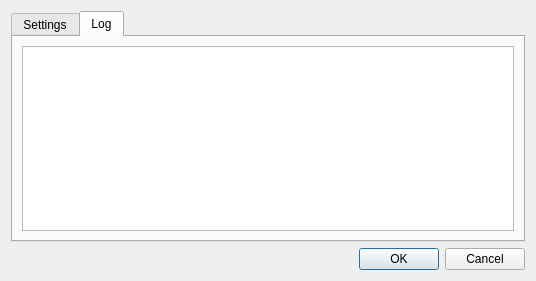
<?xml version="1.0" encoding="UTF-8"?>
<ui version="4.0">
 <class>OpenNICSettings</class>
 <widget class="QDialog" name="OpenNICSettings">
  <property name="geometry">
   <rect>
    <x>0</x>
    <y>0</y>
    <width>536</width>
    <height>281</height>
   </rect>
  </property>
  <property name="windowTitle">
   <string>OpenNIC Settings</string>
  </property>
  <property name="windowIcon">
   <iconset resource="opennic.qrc">
    <normaloff>:/images/opennic.png</normaloff>:/images/opennic.png</iconset>
  </property>
  <layout class="QGridLayout" name="gridLayout">
   <item row="0" column="0">
    <widget class="QTabWidget" name="tabs">
     <property name="currentIndex">
      <number>1</number>
     </property>
     <widget class="QWidget" name="tab">
      <attribute name="title">
       <string>Settings</string>
      </attribute>
      <widget class="QFrame" name="frame">
       <property name="geometry">
        <rect>
         <x>10</x>
         <y>10</y>
         <width>489</width>
         <height>192</height>
        </rect>
       </property>
       <property name="frameShape">
        <enum>QFrame::StyledPanel</enum>
       </property>
       <property name="frameShadow">
        <enum>QFrame::Raised</enum>
       </property>
       <widget class="QLabel" name="label">
        <property name="geometry">
         <rect>
          <x>230</x>
          <y>10</y>
          <width>51</width>
          <height>20</height>
         </rect>
        </property>
        <property name="text">
         <string>&lt;!DOCTYPE HTML PUBLIC &quot;-//W3C//DTD HTML 4.0//EN&quot; &quot;http://www.w3.org/TR/REC-html40/strict.dtd&quot;&gt;
&lt;html&gt;&lt;head&gt;&lt;meta name=&quot;qrichtext&quot; content=&quot;1&quot; /&gt;&lt;style type=&quot;text/css&quot;&gt;
p, li { white-space: pre-wrap; }
&lt;/style&gt;&lt;/head&gt;&lt;body style=&quot; font-family:'MS Shell Dlg 2'; font-size:8.25pt; font-weight:400; font-style:normal;&quot;&gt;
&lt;p align=&quot;right&quot; style=&quot; margin-top:0px; margin-bottom:0px; margin-left:0px; margin-right:0px; -qt-block-indent:0; text-indent:0px;&quot;&gt;&lt;span style=&quot; font-size:8pt;&quot;&gt;T1 List:&lt;/span&gt;&lt;/p&gt;&lt;/body&gt;&lt;/html&gt;</string>
        </property>
       </widget>
       <widget class="QSpinBox" name="resolverCount">
        <property name="geometry">
         <rect>
          <x>70</x>
          <y>120</y>
          <width>71</width>
          <height>22</height>
         </rect>
        </property>
        <property name="minimum">
         <number>1</number>
        </property>
        <property name="maximum">
         <number>10</number>
        </property>
        <property name="value">
         <number>3</number>
        </property>
       </widget>
       <widget class="QLabel" name="label_2">
        <property name="geometry">
         <rect>
          <x>-10</x>
          <y>120</y>
          <width>81</width>
          <height>20</height>
         </rect>
        </property>
        <property name="text">
         <string>&lt;!DOCTYPE HTML PUBLIC &quot;-//W3C//DTD HTML 4.0//EN&quot; &quot;http://www.w3.org/TR/REC-html40/strict.dtd&quot;&gt;
&lt;html&gt;&lt;head&gt;&lt;meta name=&quot;qrichtext&quot; content=&quot;1&quot; /&gt;&lt;style type=&quot;text/css&quot;&gt;
p, li { white-space: pre-wrap; }
&lt;/style&gt;&lt;/head&gt;&lt;body style=&quot; font-family:'MS Shell Dlg 2'; font-size:8.25pt; font-weight:400; font-style:normal;&quot;&gt;
&lt;p align=&quot;right&quot; style=&quot; margin-top:0px; margin-bottom:0px; margin-left:0px; margin-right:0px; -qt-block-indent:0; text-indent:0px;&quot;&gt;&lt;span style=&quot; font-size:8pt;&quot;&gt;# Resolvers:&lt;/span&gt;&lt;/p&gt;&lt;/body&gt;&lt;/html&gt;</string>
        </property>
       </widget>
       <widget class="QSpinBox" name="refreshRate">
        <property name="geometry">
         <rect>
          <x>70</x>
          <y>150</y>
          <width>71</width>
          <height>22</height>
         </rect>
        </property>
        <property name="minimum">
         <number>15</number>
        </property>
        <property name="maximum">
         <number>1200</number>
        </property>
        <property name="singleStep">
         <number>5</number>
        </property>
       </widget>
       <widget class="QLabel" name="label_3">
        <property name="geometry">
         <rect>
          <x>-10</x>
          <y>150</y>
          <width>81</width>
          <height>20</height>
         </rect>
        </property>
        <property name="text">
         <string>&lt;!DOCTYPE HTML PUBLIC &quot;-//W3C//DTD HTML 4.0//EN&quot; &quot;http://www.w3.org/TR/REC-html40/strict.dtd&quot;&gt;
&lt;html&gt;&lt;head&gt;&lt;meta name=&quot;qrichtext&quot; content=&quot;1&quot; /&gt;&lt;style type=&quot;text/css&quot;&gt;
p, li { white-space: pre-wrap; }
&lt;/style&gt;&lt;/head&gt;&lt;body style=&quot; font-family:'MS Shell Dlg 2'; font-size:8.25pt; font-weight:400; font-style:normal;&quot;&gt;
&lt;p align=&quot;right&quot; style=&quot; margin-top:0px; margin-bottom:0px; margin-left:0px; margin-right:0px; -qt-block-indent:0; text-indent:0px;&quot;&gt;&lt;span style=&quot; font-size:8pt;&quot;&gt;Refresh:&lt;/span&gt;&lt;/p&gt;&lt;/body&gt;&lt;/html&gt;</string>
        </property>
       </widget>
       <widget class="QLabel" name="label_4">
        <property name="geometry">
         <rect>
          <x>150</x>
          <y>150</y>
          <width>46</width>
          <height>21</height>
         </rect>
        </property>
        <property name="text">
         <string>Minutes</string>
        </property>
       </widget>
       <widget class="QPlainTextEdit" name="t1List">
        <property name="geometry">
         <rect>
          <x>280</x>
          <y>10</y>
          <width>201</width>
          <height>101</height>
         </rect>
        </property>
        <property name="plainText">
         <string/>
        </property>
       </widget>
       <widget class="QPlainTextEdit" name="cache">
        <property name="geometry">
         <rect>
          <x>40</x>
          <y>10</y>
          <width>201</width>
          <height>101</height>
         </rect>
        </property>
        <property name="plainText">
         <string/>
        </property>
       </widget>
       <widget class="QLabel" name="label_5">
        <property name="geometry">
         <rect>
          <x>-10</x>
          <y>10</y>
          <width>51</width>
          <height>20</height>
         </rect>
        </property>
        <property name="text">
         <string>&lt;!DOCTYPE HTML PUBLIC &quot;-//W3C//DTD HTML 4.0//EN&quot; &quot;http://www.w3.org/TR/REC-html40/strict.dtd&quot;&gt;
&lt;html&gt;&lt;head&gt;&lt;meta name=&quot;qrichtext&quot; content=&quot;1&quot; /&gt;&lt;style type=&quot;text/css&quot;&gt;
p, li { white-space: pre-wrap; }
&lt;/style&gt;&lt;/head&gt;&lt;body style=&quot; font-family:'MS Shell Dlg 2'; font-size:8.25pt; font-weight:400; font-style:normal;&quot;&gt;
&lt;p align=&quot;right&quot; style=&quot; margin-top:0px; margin-bottom:0px; margin-left:0px; margin-right:0px; -qt-block-indent:0; text-indent:0px;&quot;&gt;&lt;span style=&quot; font-size:8pt;&quot;&gt;Cache:&lt;/span&gt;&lt;/p&gt;&lt;/body&gt;&lt;/html&gt;</string>
        </property>
       </widget>
       <widget class="QSpinBox" name="t1Count">
        <property name="geometry">
         <rect>
          <x>310</x>
          <y>120</y>
          <width>71</width>
          <height>22</height>
         </rect>
        </property>
        <property name="minimum">
         <number>1</number>
        </property>
        <property name="maximum">
         <number>10</number>
        </property>
        <property name="value">
         <number>3</number>
        </property>
       </widget>
       <widget class="QLabel" name="label_6">
        <property name="geometry">
         <rect>
          <x>230</x>
          <y>120</y>
          <width>81</width>
          <height>20</height>
         </rect>
        </property>
        <property name="text">
         <string>&lt;!DOCTYPE HTML PUBLIC &quot;-//W3C//DTD HTML 4.0//EN&quot; &quot;http://www.w3.org/TR/REC-html40/strict.dtd&quot;&gt;
&lt;html&gt;&lt;head&gt;&lt;meta name=&quot;qrichtext&quot; content=&quot;1&quot; /&gt;&lt;style type=&quot;text/css&quot;&gt;
p, li { white-space: pre-wrap; }
&lt;/style&gt;&lt;/head&gt;&lt;body style=&quot; font-family:'MS Shell Dlg 2'; font-size:8.25pt; font-weight:400; font-style:normal;&quot;&gt;
&lt;p align=&quot;right&quot; style=&quot; margin-top:0px; margin-bottom:0px; margin-left:0px; margin-right:0px; -qt-block-indent:0; text-indent:0px;&quot;&gt;&lt;span style=&quot; font-size:8pt;&quot;&gt;# T1's:&lt;/span&gt;&lt;/p&gt;&lt;/body&gt;&lt;/html&gt;</string>
        </property>
       </widget>
       <widget class="QRadioButton" name="t1Random">
        <property name="geometry">
         <rect>
          <x>310</x>
          <y>150</y>
          <width>82</width>
          <height>17</height>
         </rect>
        </property>
        <property name="text">
         <string>Random</string>
        </property>
       </widget>
      </widget>
     </widget>
     <widget class="QWidget" name="log">
      <attribute name="title">
       <string>Log</string>
      </attribute>
      <layout class="QGridLayout" name="gridLayout_2">
       <item row="0" column="0">
        <widget class="QTextBrowser" name="logText"/>
       </item>
      </layout>
     </widget>
    </widget>
   </item>
   <item row="1" column="0">
    <widget class="QDialogButtonBox" name="buttonBox">
     <property name="orientation">
      <enum>Qt::Horizontal</enum>
     </property>
     <property name="standardButtons">
      <set>QDialogButtonBox::Cancel|QDialogButtonBox::Ok</set>
     </property>
    </widget>
   </item>
  </layout>
 </widget>
 <resources>
  <include location="opennic.qrc"/>
 </resources>
 <connections>
  <connection>
   <sender>buttonBox</sender>
   <signal>accepted()</signal>
   <receiver>OpenNICSettings</receiver>
   <slot>accept()</slot>
   <hints>
    <hint type="sourcelabel">
     <x>248</x>
     <y>254</y>
    </hint>
    <hint type="destinationlabel">
     <x>157</x>
     <y>274</y>
    </hint>
   </hints>
  </connection>
  <connection>
   <sender>buttonBox</sender>
   <signal>rejected()</signal>
   <receiver>OpenNICSettings</receiver>
   <slot>reject()</slot>
   <hints>
    <hint type="sourcelabel">
     <x>316</x>
     <y>260</y>
    </hint>
    <hint type="destinationlabel">
     <x>286</x>
     <y>274</y>
    </hint>
   </hints>
  </connection>
 </connections>
</ui>
